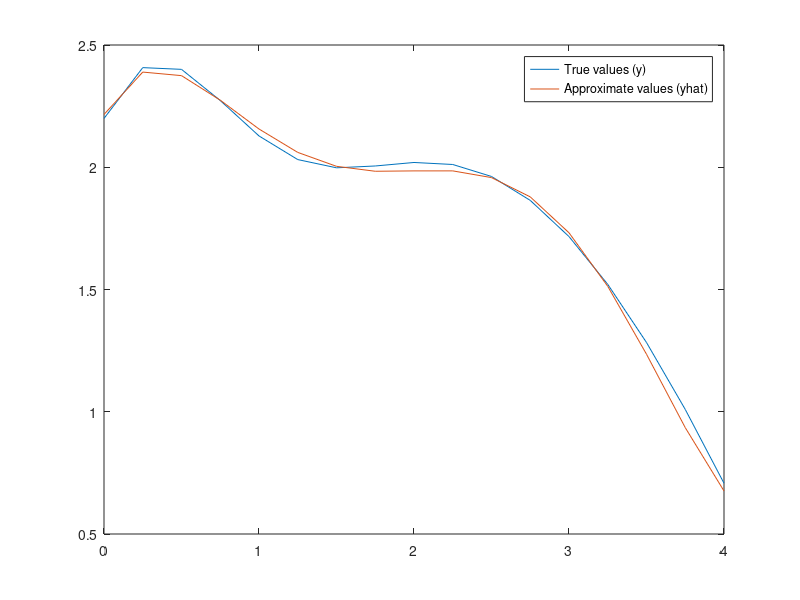
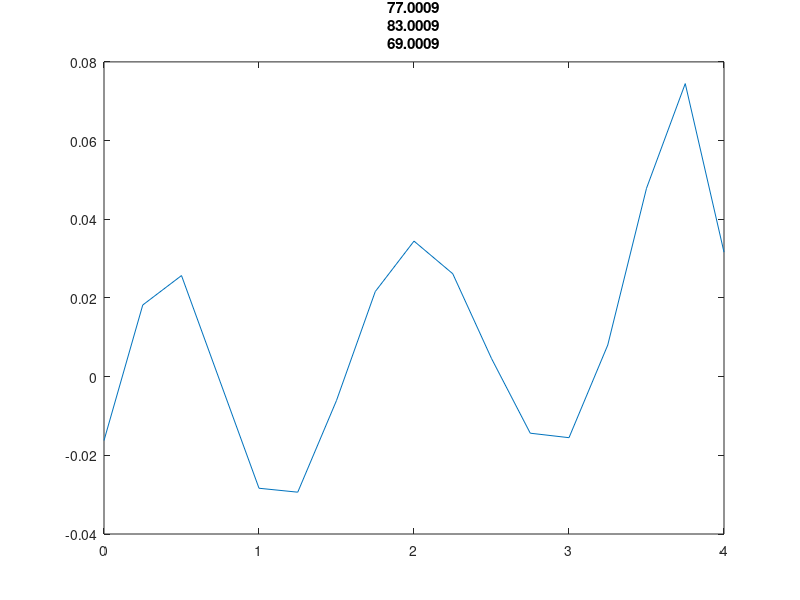

Write MATLAB code to recreate these figures, in order.

index = 6; % initialize some dummy index here

%% exercise 1 - vector operations
vec = 30:-1:1;
vec(1:2:end)=sin(vec(1:2:end));
vec(2:2:end)=sort(vec(2:2:end));
v = vec;

%% exercise 2 - function approximation

x = 0:0.25:4;
y = 2*exp(-x.^2) + 2*sin(0.67*x + 0.1);
yhat =2.2159 + 1.2430.*x - 2.6002.*x.^2 + 1.7223.*x.^3 - 0.4683.*x.^4 + 0.0437.*x.^5;

% use function plot to create graphs, together with xlabel, ylabel, and legend to annotate your graph

figure, plot(x,y), hold on
plot(x,yhat)
legend("True values (y)","Approximate values (yhat)")
hold off

e = y - yhat;
mse=1/length(x) * sum((y-yhat).^2);
figure, plot(x,e), title("MSE" + mse);

% don't forget to create variables v, y, and yhat so they can be returned by the function


